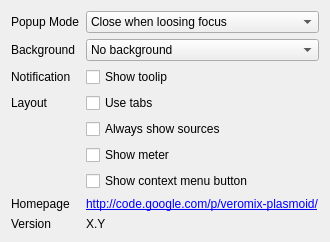
<?xml version="1.0" encoding="UTF-8"?>
<ui version="4.0">
 <class>Form</class>
 <widget class="QWidget" name="Form">
  <property name="geometry">
   <rect>
    <x>0</x>
    <y>0</y>
    <width>310</width>
    <height>159</height>
   </rect>
  </property>
  <property name="windowTitle">
   <string>Form</string>
  </property>
  <layout class="QVBoxLayout" name="verticalLayout">
   <item>
   <layout class="QGridLayout" name="gridLayout">

    <item row="0" column="0">
     <widget class="QLabel" name="popupModeLabel">
      <property name="text">
       <string>Popup Mode</string>
      </property>
     </widget>
    </item>

    <item row="0" column="1">
     <widget class="QComboBox" name="popupMode">
      <property name="sizeAdjustPolicy">
       <enum>QComboBox::AdjustToContents</enum>
      </property>
      <item>
       <property name="text">
        <string>Close when loosing focus</string>
       </property>
      </item>
      <item>
       <property name="text">
        <string>Close manually</string>
       </property>
      </item>
     </widget>
    </item>

    <item row="2" column="0">
     <widget class="QLabel" name="backgroundLabel">
      <property name="text">
       <string>Background</string>
      </property>
     </widget>
    </item>


    <item row="2" column="1">
     <widget class="QComboBox" name="showBackground">
      <property name="sizeAdjustPolicy">
       <enum>QComboBox::AdjustToContents</enum>
      </property>
      <item>
       <property name="text">
        <string>No background</string>
       </property>
      </item>
      <item>
       <property name="text">
        <string>Translucent background</string>
       </property>
      </item>
      <item>
       <property name="text">
        <string>Standard background</string>
       </property>
      </item>
     </widget>
    </item>

    <item row="3" column="0">
     <widget class="QLabel" name="backgroundLabel_2">
      <property name="text">
       <string>Notification </string>
      </property>
     </widget>
    </item>

    <item row="3" column="1">
     <widget class="QCheckBox" name="show_tooltip">
      <property name="text">
       <string>Show toolip</string>
      </property>
     </widget>
    </item>

    <item row="4" column="0">
     <widget class="QLabel" name="backgroundLabel_2">
      <property name="text">
       <string>Layout</string>
      </property>
     </widget>
    </item>

    <item row="4" column="1">
     <widget class="QCheckBox" name="useTabs">
      <property name="text">
       <string>Use tabs</string>
      </property>
     </widget>
    </item>

    <item row="5" column="1">
     <widget class="QCheckBox" name="always_show_sources">
      <property name="text">
       <string>Always show sources</string>
      </property>
     </widget>
    </item>

    <item row="6" column="1">
     <widget class="QCheckBox" name="meter_visible">
      <property name="text">
       <string>Show meter</string>
      </property>
     </widget>
    </item>

    <item row="7" column="1">
     <widget class="QCheckBox" name="expander_enabled">
      <property name="text">
       <string>Show context menu button</string>
      </property>
     </widget>
    </item>

    <item row="8" column="0">
     <spacer name="verticalSpacer">
      <property name="orientation">
       <enum>Qt::Vertical</enum>
      </property>
      <property name="sizeHint" stdset="0">
       <size>
        <width>20</width>
        <height>40</height>
       </size>
      </property>
     </spacer>
    </item>

    <item row="9" column="0">
     <widget class="QLabel" name="homepageLabel">
      <property name="text">
       <string>Homepage</string>
      </property>
     </widget>
    </item>

    <item row="9" column="1">
     <widget class="QLabel" name="veromixUrl">
      <property name="text">
       <string>&lt;a href=&quot;http://code.google.com/p/veromix-plasmoid/&quot;&gt;http://code.google.com/p/veromix-plasmoid/&lt;/A&gt;</string>
      </property>
     </widget>
    </item>
    <item row="10" column="0">
     <widget class="QLabel" name="versionLabel">
      <property name="text">
       <string>Version</string>
      </property>
     </widget>
    </item>
    <item row="10" column="1">
     <widget class="QLabel" name="version">
      <property name="text">
       <string>X.Y</string>
      </property>
     </widget>
    </item>

   </layout>
   </item>
 </layout>
 </widget>
 <resources/>
 <connections/>
</ui>
